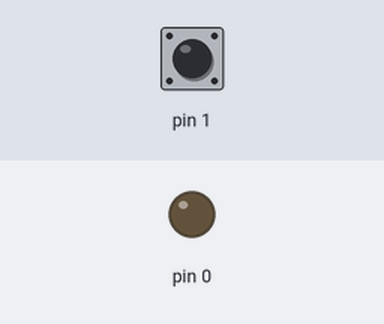
The sketch below on a simulated Arduino Uno, built with avr-gcc and run on an emulated ATmega328P. Shown: output pins drawn as LEDs (lit = HIGH). The test bench sets the inputs (shaded band); at power-on: pin 1 HIGH.

Above: at 1.2 s.
1.3 s: pin 1 pulled LOW for 3.2 s
At 1.6 s:
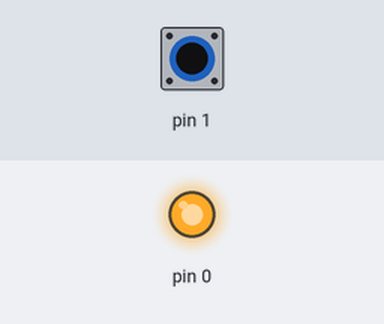
7.5 s: pin 1 pulled LOW for 0.15 s
At 8.7 s:
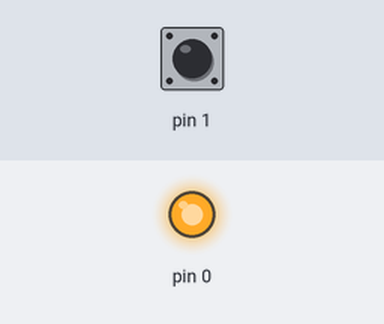
10.6 s: pin 1 pulled LOW for 1 s
At 14.6 s:
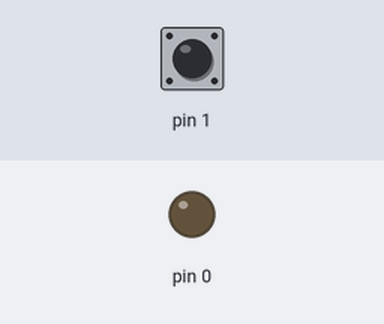
Timing chart, 0 to 16.1 s (numbered marks = the images above; inputs shaded):
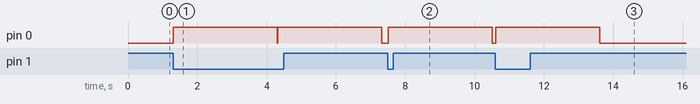

The sketch:

attiny_timer_code.ino
```cpp
void setup() {
  // put your setup code here, to run once:
pinMode(0, OUTPUT);
pinMode(1, INPUT_PULLUP);
digitalWrite(0, LOW);
}

void loop() {
  if(digitalRead(1) == LOW)
  {
    delay(10);
    if(digitalRead(1) == LOW)
    {
      digitalWrite(0, HIGH);
      delay(3000);
      digitalWrite(0, LOW);
    }
  }
  else
  {
    digitalWrite(0, LOW);
  }
}
```

Measured:
- after the input at 1.3 s, pin 0: alternates HIGH for 3.0 s and LOW for 0.01 s, starting at once
- after the input at 7.5 s, pin 0: LOW → HIGH at once, → LOW 3.0 s later
- after the input at 10.6 s, pin 0: LOW → HIGH at once, → LOW 3.0 s later
